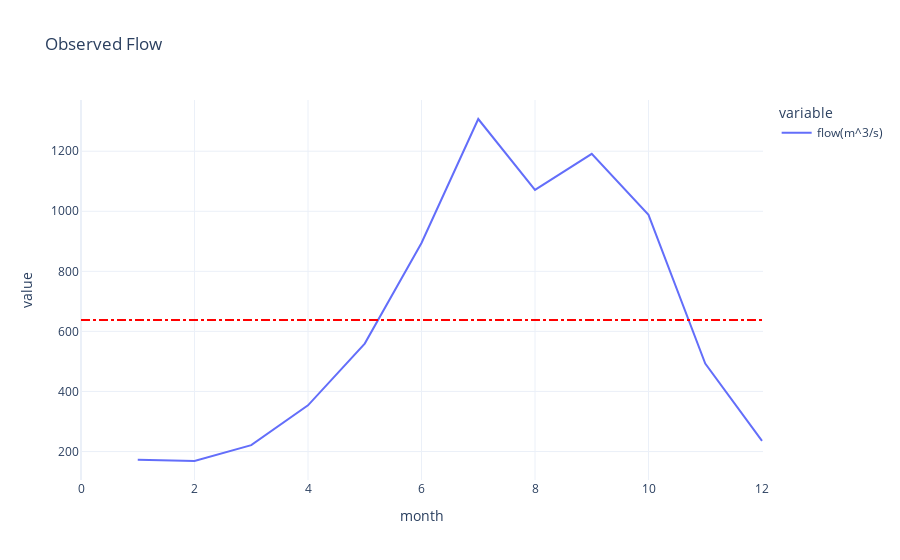

This figure's notebook cell:
### Markdown cell above
1 评估唐乃亥水文站汛期开始时间

### Code cell
hydro_station= 'Tangnaihai'
monthly_flow = pd.read_csv(f'../data/{hydro_station.lower()}_natural_monthly_flow.csv',parse_dates=['date'],index_col=['date'])
monthly_flow
# 添加月份列
monthly_flow['month'] = monthly_flow.index.month

# get the average the monthlyflow
monthly_flow_avg = monthly_flow['flow(m^3/s)'].mean()

print(monthly_flow_avg)

# 计算每个月的多年平均值
monthly_avg = monthly_flow.groupby('month')['flow(m^3/s)'].mean()

# Visualize the month monthly_avg
fig = px.line(monthly_avg, title=f'Observed Flow')
# Add a horizontal line
fig.add_shape(
    type='line',
    x0=0,
    y0=monthly_flow_avg,
    x1=12,
    y1=monthly_flow_avg,
    line=dict(
        color='Red',
        width=2,
        dash='dashdot',
    ),
    name='Horizontal Line'
)
fig.show()

# Plot the avergae monthly flow
font_size = 7
plt.figure(figsize=(1.5, 0.8))
plt.plot(monthly_avg.index, monthly_avg.values, marker='o', linestyle='-', color='b',linewidth=1,markersize=2.5)
plt.axhline(y=monthly_flow_avg, color='r', linestyle='--', label='Average Monthly Flow',linewidth=1)
# 填充5月到11月之间的区域
plt.fill_between(monthly_avg.index[4:11], 0, monthly_avg.values[4:11], color='lightgray', alpha=0.3)
plt.xlabel('Month', fontsize=font_size)
plt.ylabel('Flow ($m^3/s$)', fontsize=font_size)
plt.xticks(fontsize=font_size)
plt.yticks(fontsize=font_size)
# set the scientific notation
plt.ticklabel_format(style='sci', axis='y', scilimits=(0,0))
plt.gca().yaxis.get_offset_text().set_fontsize(font_size) 
plt.legend(fontsize=font_size,bbox_to_anchor=(0.5, 1.08), loc='center',frameon=False)
plt.gca().spines['top'].set_visible(False)
plt.gca().spines['right'].set_visible(False)
# invisible the ticks on y-axis
plt.gca().tick_params(axis='y', which='both', left=False, right=False, labelleft=False)
plt.gca().tick_params(axis='x', which='both', bottom=False, top=False, labelbottom=False)
plt.subplots_adjust(left=0.115, right=0.96, top=0.88, bottom=0.16)
plt.savefig(f'../figs/MultiYearAverageObservedFlow_minmap.png',format='png',dpi=300,transparent=True)
plt.savefig(f'../figs/MultiYearAverageObservedFlow_minmap.eps',format='eps',dpi=1000,transparent=True)
plt.show()

### Figure 1 — Plotly figure (JSON) as saved in the notebook; plotly's stock layout.template omitted (floating-point values rounded to 4 significant figures)
{"data": [{"hovertemplate": "variable=flow(m^3/s)<br>month=%{x}<br>value=%{y}<extra></extra>", "legendgroup": "flow(m^3/s)", "line": {"color": "#636efa", "dash": "solid"}, "marker": {"symbol": "circle"}, "mode": "lines", "name": "flow(m^3/s)", "orientation": "v", "showlegend": true, "type": "scatter", "x": [1, 2, 3, 4, 5, 6, 7, 8, 9, 10, 11, 12], "xaxis": "x", "y": [172.8, 168.4, 221.2, 353.8, 559.4, 894.6, 1307.0, 1071.0, 1191.0, 988.3, 492.8, 235.7], "yaxis": "y"}], "layout": {"legend": {"title": {"text": "variable"}, "tracegroupgap": 0}, "shapes": [{"line": {"color": "Red", "dash": "dashdot", "width": 2}, "name": "Horizontal Line", "type": "line", "x0": 0, "x1": 12, "y0": 638.1, "y1": 638.1}], "title": {"text": "Observed Flow"}, "xaxis": {"anchor": "y", "domain": [0, 1], "title": {"text": "month"}}, "yaxis": {"anchor": "x", "domain": [0, 1], "title": {"text": "value"}}}}
